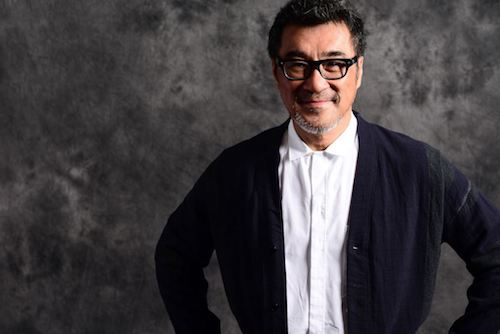
#> input picture opencv/a01.jpg, 500 x 334 px
$ python OpenCVEdge.py   (Python 2 division)   (older library calls are emulated)
#> lines starting #> are read from the running program, lines starting #| are printed output that depends on the picture
#!/usr/bin/python
# coding=utf-8


import cv2
from matplotlib import pyplot

# 加载图片
# 转换为灰度图像
img = cv2.imread('./a01.jpg')
#> img is the input picture: shape (334, 500, 3); mean B, G, R 65.1, 62.3, 66.8
print img.shape
#| (334, 500, 3)
gray = cv2.cvtColor(img, cv2.COLOR_BGR2GRAY)
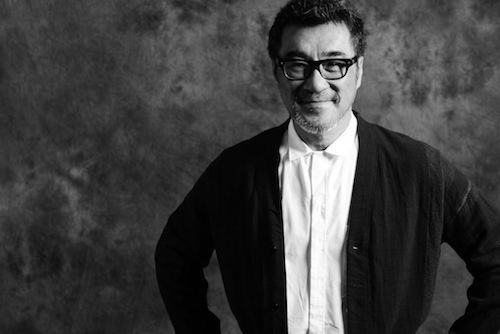
#> gray: shape (334, 500); min 0, max 255, mean 64
# 移除noisy
img1 = cv2.GaussianBlur(gray, (3, 3), 0)

# 边缘检测
laplacian = cv2.Laplacian(img1, cv2.CV_64F)
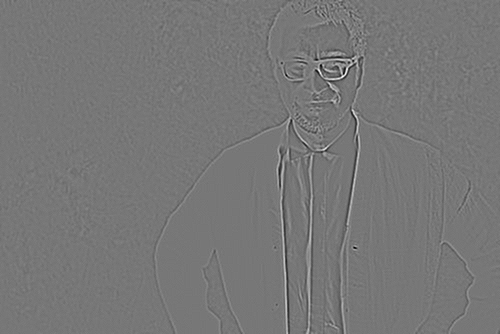
#> laplacian: shape (334, 500) float64; min -105, max 119, mean 0; drawn with min black and max white
sobelx = cv2.Sobel(img1, cv2.CV_64F, 1, 0, ksize=5)  # x
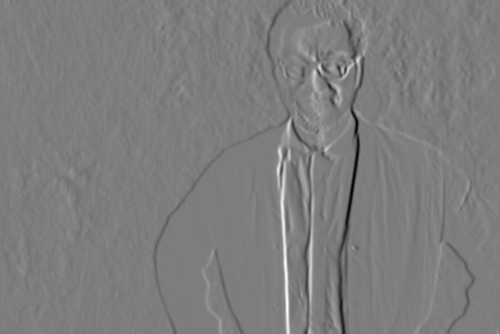
#> sobelx: shape (334, 500) float64; min -9015, max 9252, mean -0.3; drawn with min black and max white
sobely = cv2.Sobel(img1, cv2.CV_64F, 0, 1, ksize=5)  # y
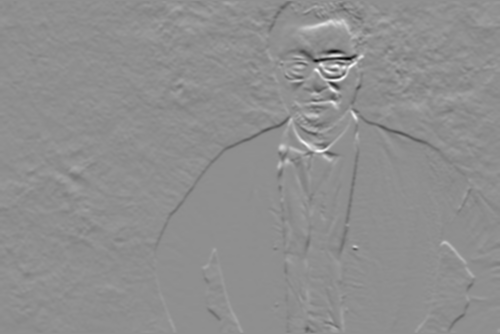
#> sobely: shape (334, 500) float64; min -7651, max 5975, mean -6.9; drawn with min black and max white

pyplot.subplot(2, 2, 1), pyplot.imshow(img1, cmap='gray')
pyplot.title('Origin'), pyplot.xticks([]), pyplot.yticks([])
pyplot.subplot(2, 2, 2), pyplot.imshow(laplacian, cmap='gray')
pyplot.title('Laplacian'), pyplot.xticks([]), pyplot.yticks([])
pyplot.subplot(2, 2, 3), pyplot.imshow(sobelx, cmap='gray')
pyplot.title('Sobel X'), pyplot.xticks([]), pyplot.yticks([])
pyplot.subplot(2, 2, 4), pyplot.imshow(sobely, cmap='gray')
pyplot.title('Sobel Y'), pyplot.xticks([]), pyplot.yticks([])

pyplot.show()
